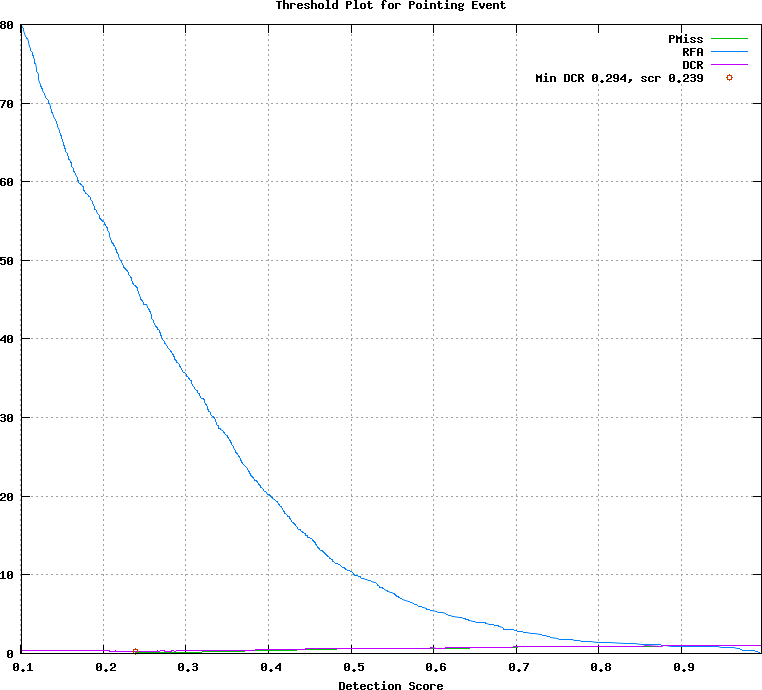

gnuplot code for this plot:
## GNUPLOT command file
set terminal postscript color
set style data lines
set title 'Threshold Plot for Pointing Event'
set xlabel 'Detection Score'
set grid
set size ratio 0.85
plot [0.101000:0.997000]  \
  'test.det.Pointing_Event.dat.1' using 1:4 title 'PMiss' with lines lt 2, \
  'test.det.Pointing_Event.dat.1' using 1:5 title 'RFA' with lines lt 3, \
  'test.det.Pointing_Event.dat.1' using 1:6 title 'DCR' with lines lt 4, \
  'test.det.Pointing_Event.dat.2' using 1:2 title 'Min DCR 0.294, scr 0.239' with points lt 6
